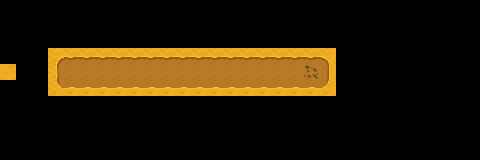

Tiled map render using the project's own tile images. Description and the whole map definition, tile-layer contents included, below:
An orthogonal 30x10 tile map with 16x16 px tiles, 4 tile layers (Back, Buildings, Paths, Front), 2 tilesets and 3 objects (3x TileData).

<map version="1.8" tiledversion="1.8.5" orientation="orthogonal" renderorder="right-down" width="30" height="10" tilewidth="16" tileheight="16" infinite="0" nextlayerid="6" nextobjectid="4">
 <tileset firstgid="1" name="untitled tile sheet" tilewidth="16" tileheight="16" tilecount="1975" columns="25">
  <image source="spring_outdoorsTileSheet.png" trans="000000" width="400" height="1264" />
 </tileset>
 <tileset firstgid="1976" name="paths" tilewidth="16" tileheight="16" tilecount="36" columns="4">
  <image source="paths.png" trans="000000" width="64" height="144" />
 </tileset>
 <layer id="4" name="Back" width="30" height="10">
  <data encoding="csv">
0,0,0,0,0,0,0,0,0,0,0,0,0,0,0,0,0,0,0,0,0,0,0,0,0,0,0,0,0,0,
0,0,0,0,0,0,0,0,0,0,0,0,0,0,0,0,0,0,0,0,0,0,0,0,0,0,0,0,0,0,
0,0,0,0,0,0,0,0,0,0,0,0,0,0,0,0,0,0,0,0,0,0,0,0,0,0,0,0,0,0,
0,0,0,531,457,457,457,457,457,457,457,457,457,457,457,457,457,457,457,457,533,0,0,0,0,0,0,0,0,0,
154,0,0,556,482,482,482,482,482,482,482,482,482,482,482,482,482,482,482,686,558,0,0,0,0,0,0,0,0,0,
0,0,0,581,507,507,507,507,507,507,507,507,507,507,507,507,507,507,507,507,583,0,0,0,0,0,0,0,0,0,
0,0,0,0,0,0,0,0,0,0,0,0,0,0,0,0,0,0,0,0,0,0,0,0,0,0,0,0,0,0,
0,0,0,0,0,0,0,0,0,0,0,0,0,0,0,0,0,0,0,0,0,0,0,0,0,0,0,0,0,0,
0,0,0,0,0,0,0,0,0,0,0,0,0,0,0,0,0,0,0,0,0,0,0,0,0,0,0,0,0,0,
0,0,0,0,0,0,0,0,0,0,0,0,0,0,0,0,0,0,0,0,0,0,0,0,0,0,0,0,0,0
</data>
 </layer>
 <layer id="1" name="Buildings" width="30" height="10">
  <data encoding="csv">
0,0,0,0,0,0,0,0,0,0,0,0,0,0,0,0,0,0,0,0,0,0,0,0,0,0,0,0,0,0,
0,0,0,0,0,0,0,0,0,0,0,0,0,0,0,0,0,0,0,0,0,0,0,0,0,0,0,0,0,0,
0,0,0,0,0,0,0,0,0,0,0,0,0,0,0,0,0,0,0,0,0,0,0,0,0,0,0,0,0,0,
0,0,0,0,0,0,0,0,0,0,0,0,0,0,0,0,0,0,0,0,0,0,0,0,0,0,0,0,0,0,
0,0,0,0,0,0,0,0,0,0,0,0,0,0,0,0,0,0,0,0,0,0,0,0,0,0,0,0,0,0,
0,0,0,0,0,0,0,0,0,0,0,0,0,0,0,0,0,0,0,0,0,0,0,0,0,0,0,0,0,0,
0,0,0,0,0,0,0,0,0,0,0,0,0,0,0,0,0,0,0,0,0,0,0,0,0,0,0,0,0,0,
0,0,0,0,0,0,0,0,0,0,0,0,0,0,0,0,0,0,0,0,0,0,0,0,0,0,0,0,0,0,
0,0,0,0,0,0,0,0,0,0,0,0,0,0,0,0,0,0,0,0,0,0,0,0,0,0,0,0,0,0,
0,0,0,0,0,0,0,0,0,0,0,0,0,0,0,0,0,0,0,0,0,0,0,0,0,0,0,0,0,0
</data>
 </layer>
 <layer id="2" name="Paths" width="30" height="10">
  <data encoding="csv">
0,0,0,0,0,0,0,0,0,0,0,0,0,0,0,0,0,0,0,0,0,0,0,0,0,0,0,0,0,0,
0,0,0,0,0,0,0,0,0,0,0,0,0,0,0,0,0,0,0,0,0,0,0,0,0,0,0,0,0,0,
0,0,0,0,0,0,0,0,0,0,0,0,0,0,0,0,0,0,0,0,0,0,0,0,0,0,0,0,0,0,
0,0,0,0,0,0,0,0,0,0,0,0,0,0,0,0,0,0,0,0,0,0,0,0,0,0,0,0,0,0,
0,0,0,0,0,0,0,0,0,0,0,0,0,0,0,0,0,0,0,0,0,0,0,0,0,0,0,0,0,0,
0,0,0,0,0,0,0,0,0,0,0,0,0,0,0,0,0,0,0,0,0,0,0,0,0,0,0,0,0,0,
0,0,0,0,0,0,0,0,0,0,0,0,0,0,0,0,0,0,0,0,0,0,0,0,0,0,0,0,0,0,
0,0,0,0,0,0,0,0,0,0,0,0,0,0,0,0,0,0,0,0,0,0,0,0,0,0,0,0,0,0,
0,0,0,0,0,0,0,0,0,0,0,0,0,0,0,0,0,0,0,0,0,0,0,0,0,0,0,0,0,0,
0,0,0,0,0,0,0,0,0,0,0,0,0,0,0,0,0,0,0,0,0,0,0,0,0,0,0,0,0,0
</data>
 </layer>
 <layer id="5" name="Front" width="30" height="10">
  <data encoding="csv">
0,0,0,0,0,0,0,0,0,0,0,0,0,0,0,0,0,0,0,0,0,0,0,0,0,0,0,0,0,0,
0,0,0,0,0,0,0,0,0,0,0,0,0,0,0,0,0,0,0,0,0,0,0,0,0,0,0,0,0,0,
0,0,0,0,0,0,0,0,0,0,0,0,0,0,0,0,0,0,0,0,0,0,0,0,0,0,0,0,0,0,
0,0,0,0,0,0,0,0,0,0,0,0,0,0,0,0,0,0,0,0,0,0,0,0,0,0,0,0,0,0,
0,0,0,0,0,0,0,0,0,0,0,0,0,0,0,0,0,0,0,0,0,0,0,0,0,0,0,0,0,0,
0,0,0,0,0,0,0,0,0,0,0,0,0,0,0,0,0,0,0,0,0,0,0,0,0,0,0,0,0,0,
0,0,0,0,0,0,0,0,0,0,0,0,0,0,0,0,0,0,0,0,0,0,0,0,0,0,0,0,0,0,
0,0,0,0,0,0,0,0,0,0,0,0,0,0,0,0,0,0,0,0,0,0,0,0,0,0,0,0,0,0,
0,0,0,0,0,0,0,0,0,0,0,0,0,0,0,0,0,0,0,0,0,0,0,0,0,0,0,0,0,0,
0,0,0,0,0,0,0,0,0,0,0,0,0,0,0,0,0,0,0,0,0,0,0,0,0,0,0,0,0,0
</data>
 </layer>
 <objectgroup id="3" name="Back">
  <properties>
   <property name="Anchor" value="T" />
  </properties>
  <object id="1" name="TileData" x="64" y="64" width="16" height="16">
   <properties>
    <property name="BotStart" value="T" />
    <property name="Facing" value="1" />
   </properties>
  </object>
  <object id="2" name="TileData" x="304" y="64" width="16" height="16">
   <properties>
    <property name="BotGoal" value="T" />
   </properties>
  </object>
  <object id="3" name="TileData" x="0" y="64" width="16" height="16">
   <properties>
    <property name="Anchor" value="T" />
   </properties>
  </object>
 </objectgroup>
</map>
